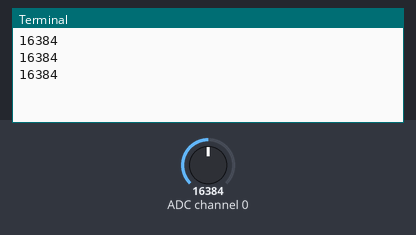
Bench run of a program on a simulated Raspberry Pi (BCM pin numbers). Shown: the last lines printed to the terminal. The inputs (shaded band) are chosen by the test bench; at power-on: ADC channel 0 = 16384 (analog values on the 0–32767 scale).

Above: at 1.2 s.
1.3 s: ADC channel 0 set to 22936
At 2.0 s:
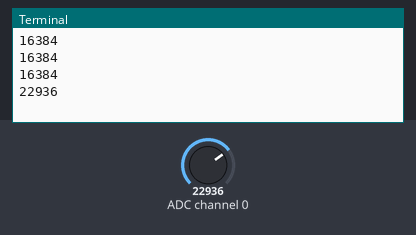
2.8 s: ADC channel 0 set to 28834
At 3.5 s:
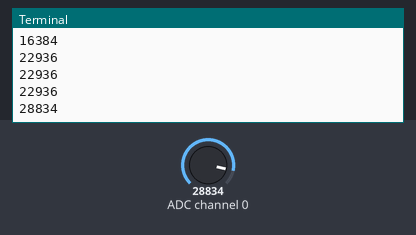
Timing chart, 0 to 5.8 s (numbered marks = the images above; inputs shaded):
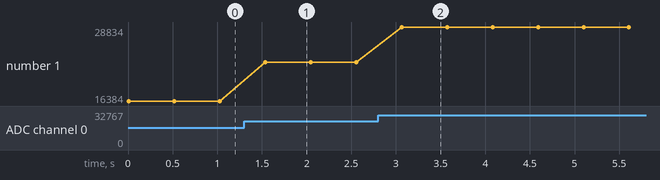

Measured:
- after the input at 1.3 s, the terminal: prints a new line after 0.24 s (image 1)
- after the input at 2.8 s, the terminal: prints a new line after 0.26 s (image 2)
- plotted number 1: 16384 → 22936 after the input at 1.3 s, 22936 → 28834 after the input at 2.8 s

The program:

ADC.py
```python
#參考網址:https://www.engineersgarage.com/raspberry-pi-ads1015-ads1115-analog-sensor-interfacing-ir-sensor-interfacing/

import time
import Adafruit_ADS1x15

def adc(GAIN):
    '''
        adc(GAIN), call this function return value
        GAIN增益參數
        2/3  +/- 6.144V
        1    +/- 4.090V
        2    +/- 2.048V
        4    +/- 1.024V
        8    +/- 0.512V
        16   +/- 0.256V
    '''
    adc = Adafruit_ADS1x15.ADS1115()
    value = adc.read_adc(0, gain=GAIN)
    print(value)
    return value

if __name__=='__main__':
    while True:
        try:
            adc(1)
            time.sleep(0.5)
        except:
            print('Error, wait 5sec and continue.')
            time.sleep(5)
            continue
```
